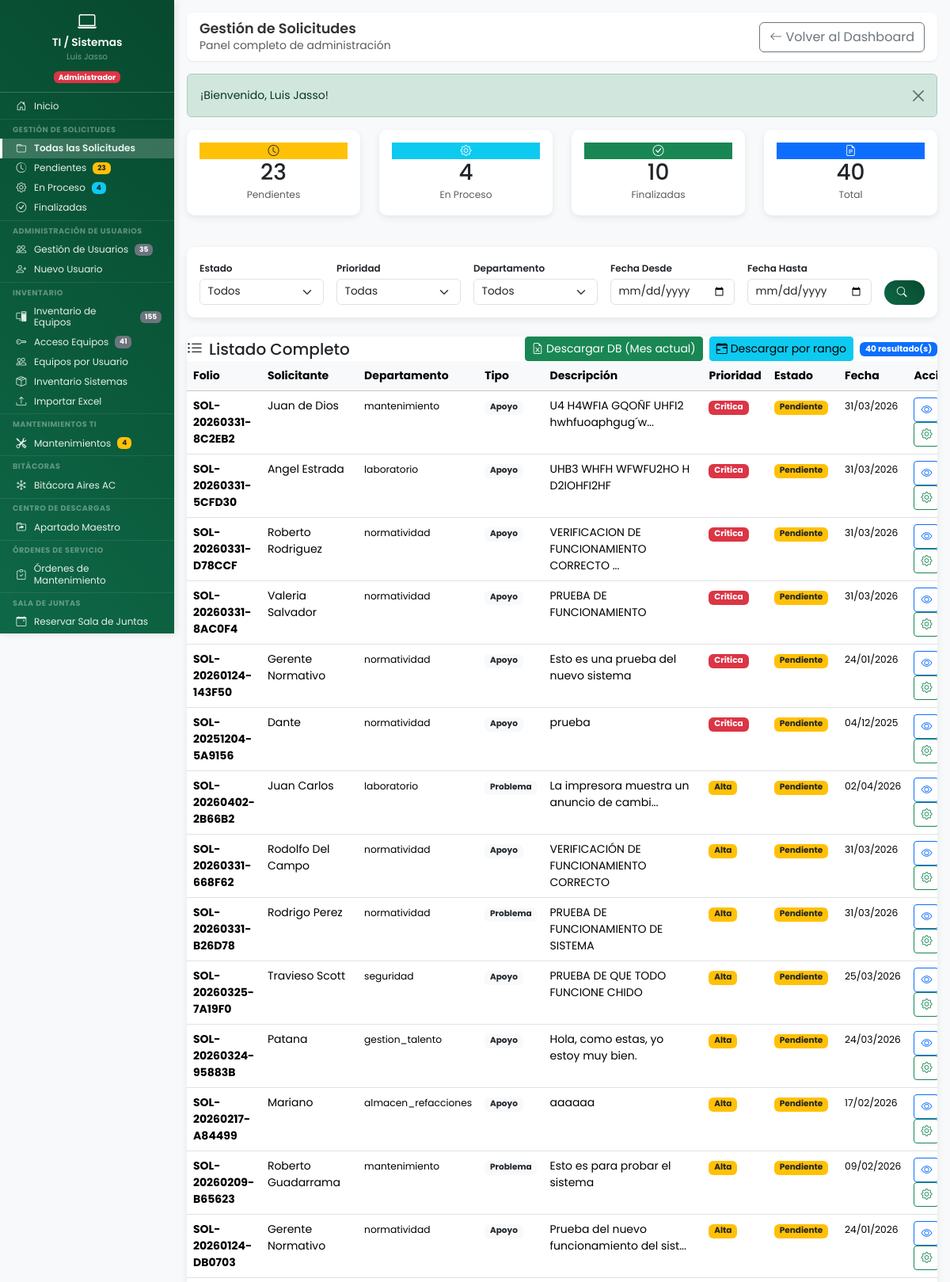
The page /ti_sistemas/gestion_solicitudes.php (signed in, upper part) on the database its author committed.
### tables this page shows
CREATE TABLE `solicitudes_atencion` (
  `id` int(11) NOT NULL,
  `folio` varchar(50) NOT NULL,
  `usuario_id` int(11) NOT NULL,
  `departamento` varchar(100) NOT NULL,
  `nombre_solicitante` varchar(200) DEFAULT NULL,
  `departamento_id` int(11) DEFAULT NULL,
  `tipo_soporte` enum('Apoyo','Problema') NOT NULL DEFAULT 'Problema',
  `tipo_apoyo` varchar(255) DEFAULT NULL,
  `tipo_problema` varchar(255) DEFAULT NULL,
  `descripcion` text NOT NULL,
  `prioridad` enum('baja','media','alta','critica') NOT NULL DEFAULT 'media',
  `estado` enum('pendiente','en_proceso','finalizada','cancelada') NOT NULL DEFAULT 'pendiente',
  `atendido_por` int(11) DEFAULT NULL,
  `fecha_atencion` datetime DEFAULT NULL,
  `comentarios_ti` text DEFAULT NULL,
  `fecha_actualizacion` datetime DEFAULT NULL,
  `fecha_creacion` datetime NOT NULL DEFAULT current_timestamp()
);

CREATE TABLE `usuarios` (
  `id` int(11) NOT NULL,
  `nombre_completo` varchar(150) NOT NULL,
  `no_nomina` varchar(20) DEFAULT NULL COMMENT 'Número de nómina del empleado',
  `puesto` varchar(100) DEFAULT NULL COMMENT 'Puesto del empleado',
  `fecha_ingreso` date DEFAULT NULL COMMENT 'Fecha de ingreso a la empresa',
  `periodo_pago` enum('quincenal','semanal') DEFAULT NULL COMMENT 'Periodo de pago del empleado',
  `empresa` enum('resimex','carganova') DEFAULT NULL COMMENT 'Empresa del empleado',
  `jornada` enum('lunes_viernes','lunes_sabado') DEFAULT 'lunes_sabado' COMMENT 'Tipo de jornada laboral',
  `usuario` varchar(50) NOT NULL,
  `password` varchar(255) NOT NULL,
  `departamento` varchar(100) NOT NULL,
  `departamento_id` int(11) DEFAULT NULL,
  `es_colaborativo` tinyint(1) NOT NULL DEFAULT 0,
  `activo` tinyint(1) NOT NULL DEFAULT 1,
  `es_admin_area` tinyint(1) DEFAULT 0 COMMENT 'Rol Administrativo/Jefe de área para Vacaciones (1=Sí, 0=No)',
  `fecha_registro` datetime NOT NULL DEFAULT current_timestamp(),
  `ultimo_acceso` datetime DEFAULT NULL,
  `created_by` int(11) DEFAULT NULL COMMENT 'ID del usuario que creó este registro',
  `updated_at` datetime DEFAULT NULL COMMENT 'Fecha y hora de última actualización',
  `updated_by` int(11) DEFAULT NULL COMMENT 'ID del usuario que realizó la última actualización'
);

### ti_sistemas/gestion_solicitudes.php (the view, shortened to what the rows shown need)
<?php
try {
    $pdo = conectarDB();
    $sql = "SELECT s.*,
                   COALESCE(s.nombre_solicitante, u.nombre_completo) as solicitante_nombre,
                   u.departamento
            FROM solicitudes_atencion s
            INNER JOIN usuarios u ON s.usuario_id = u.id
            WHERE 1=1";
    $params = [];
    $sql .= " ORDER BY
              CASE s.estado
                  WHEN 'pendiente' THEN 1
                  WHEN 'en_proceso' THEN 2
                  ELSE 3
              END,
              CASE s.prioridad
                  WHEN 'critica' THEN 1
                  WHEN 'alta' THEN 2
                  WHEN 'media' THEN 3
                  WHEN 'baja' THEN 4
              END,
              s.fecha_creacion DESC";
    $stmt = $pdo->prepare($sql);
    $stmt->execute($params);
    $solicitudes = $stmt->fetchAll();
} catch (Exception $e) {
    establecer_alerta('error', 'Error al cargar solicitudes: ' . $e->getMessage());
    $solicitudes = [];
    $contadores = ['pendientes' => 0, 'en_proceso' => 0, 'finalizadas' => 0, 'total' => 0];
    $departamentos = [];
}
function obtener_badge_estado($estado) {
    $badges = [
        'pendiente' => 'bg-warning text-dark',
        'en_proceso' => 'bg-info text-dark',
        'finalizada' => 'bg-success',
        'cancelada' => 'bg-secondary'
    ];
    return $badges[$estado] ?? 'bg-secondary';
}
function obtener_badge_prioridad($prioridad) {
    $badges = [
        'critica' => 'bg-danger',
        'alta' => 'bg-warning text-dark',
        'media' => 'bg-info text-dark',
        'baja' => 'bg-secondary'
    ];
    return $badges[$prioridad] ?? 'bg-secondary';
}
?>
<!DOCTYPE html>
<html lang="es">
<head>
    <link href="https://cdn.jsdelivr.net/npm/bootstrap@5.3.2/dist/css/bootstrap.min.css" rel="stylesheet">
    <link rel="stylesheet" href="https://cdn.jsdelivr.net/npm/bootstrap-icons@1.11.1/font/bootstrap-icons.css">
    <link rel="stylesheet" href="<?php echo URL_BASE; ?>assets/css/dashboard.css">
    <link rel="stylesheet" href="<?php echo URL_BASE; ?>assets/css/base/variables.css">
    <link rel="stylesheet" href="<?php echo URL_BASE; ?>assets/css/components/sidebar.css">
    <link rel="stylesheet" href="<?php echo URL_BASE; ?>assets/css/components/hamburger.css">
    <link rel="stylesheet" href="<?php echo URL_BASE; ?>assets/css/layouts/dashboard-layout.css">
    <link rel="stylesheet" href="<?php echo URL_BASE; ?>assets/css/utilities/responsive.css">
</head>
<body>
    <div class="dashboard-container">
        <main class="main-content">
            <div class="content-wrapper">
                <div class="top-navbar d-flex justify-content-between align-items-center">
                    <div>
                        <h2 class="welcome-text">Gestión de Solicitudes</h2>
                    </div>
                </div>
                <div class="card card-custom">
                    <div class="card-body p-0">
                        <?php if (empty($solicitudes)): ?>
                        <div class="text-center py-5">
                            <i class="bi bi-inbox fs-1 text-muted"></i>
                            <p class="text-muted mt-3 mb-0">No hay solicitudes para mostrar</p>
                        </div>
                        <?php else: ?>
                        <div class="table-responsive">
                            <table class="table table-hover mb-0">
                                <thead class="table-light">
                                    <tr>
                                        <th>Folio</th>
                                        <th>Solicitante</th>
                                        <th>Departamento</th>
                                        <th>Tipo</th>
                                        <th>Descripción</th>
                                        <th>Prioridad</th>
                                        <th>Estado</th>
                                        <th>Fecha</th>
                                        <th>Acciones</th>
                                    </tr>
                                </thead>
                                <tbody>
                                    <?php foreach ($solicitudes as $sol): ?>
                                    <tr>
                                        <td>
                                            <strong><?php echo htmlspecialchars($sol['folio']); ?></strong>
                                        </td>
                                        <td><?php echo htmlspecialchars($sol['solicitante_nombre']); ?></td>
                                        <td>
                                            <small><?php echo htmlspecialchars($sol['departamento']); ?></small>
                                        </td>
                                        <td>
                                            <span class="badge bg-light text-dark">
                                                <?php echo htmlspecialchars($sol['tipo_soporte']); ?>
                                            </span>
                                        </td>
                                        <td>
                                            <?php
                                            $desc = htmlspecialchars($sol['descripcion']);
                                            echo strlen($desc) > 40 ? substr($desc, 0, 40) . '...' : $desc;
                                            ?>
                                        </td>
                                        <td>
                                            <span class="badge <?php echo obtener_badge_prioridad($sol['prioridad']); ?>">
                                                <?php echo ucfirst($sol['prioridad']); ?>
                                            </span>
                                        </td>
                                        <td>
                                            <span class="badge <?php echo obtener_badge_estado($sol['estado']); ?>">
                                                <?php echo obtener_texto_estado($sol['estado']); ?>
                                            </span>
                                        </td>
                                        <td>
                                            <small><?php echo formatear_fecha($sol['fecha_creacion']); ?></small>
                                        </td>
                                        <td>
                                            <a href="<?php echo URL_BASE; ?>solicitudes/ver.php?folio=<?php echo urlencode($sol['folio']); ?>"
                                               class="btn btn-sm btn-outline-primary" title="Ver detalle">
                                                <i class="bi bi-eye"></i>
                                            </a>
                                            <?php if ($sol['estado'] != 'finalizada' && $sol['estado'] != 'cancelada'): ?>
                                            <a href="<?php echo URL_BASE; ?>ti_sistemas/cambiar_estado.php?folio=<?php echo urlencode($sol['folio']); ?>"
                                               class="btn btn-sm btn-outline-success" title="Gestionar">
                                                <i class="bi bi-gear"></i>
                                            </a>
                                            <?php endif; ?>
                                        </td>
                                    </tr>
                                    <?php endforeach; ?>
                                </tbody>
                            </table>
                        </div>
                        <?php endif; ?>
                    </div>
                </div>
            </div>
        </main>
    </div>
</body>
</html>

### rows shown on the page
solicitudes_atencion: folio "SOL-20260331-8C2EB2", solicitante_nombre "Juan de Dios", usuario.departamento "mantenimiento", tipo_soporte "Apoyo", descripcion "U4 H4WFIA GQOÑF UHFI2 hwhfuoaphgug´w", prioridad "Critica", estado "Pendiente", fecha_creacion "31/03/2026"
solicitudes_atencion: folio "SOL-20260331-5CFD30", solicitante_nombre "Angel Estrada", usuario.departamento "laboratorio", tipo_soporte "Apoyo", descripcion "UHB3 WHFH WFWFU2HO H D2IOHFI2HF", prioridad "Critica", estado "Pendiente", fecha_creacion "31/03/2026"
solicitudes_atencion: folio "SOL-20260331-D78CCF", solicitante_nombre "Roberto Rodriguez", usuario.departamento "normatividad", tipo_soporte "Apoyo", descripcion "VERIFICACION DE FUNCIONAMIENTO CORRECTO", prioridad "Critica", estado "Pendiente", fecha_creacion "31/03/2026"
solicitudes_atencion: folio "SOL-20260331-8AC0F4", solicitante_nombre "Valeria Salvador", usuario.departamento "normatividad", tipo_soporte "Apoyo", descripcion "PRUEBA DE FUNCIONAMIENTO", prioridad "Critica", estado "Pendiente", fecha_creacion "31/03/2026"
solicitudes_atencion: folio "SOL-20260124-143F50", solicitante_nombre "Gerente Normativo", usuario.departamento "normatividad", tipo_soporte "Apoyo", descripcion "Esto es una prueba del nuevo sistema", prioridad "Critica", estado "Pendiente", fecha_creacion "24/01/2026"
solicitudes_atencion: folio "SOL-20251204-5A9156", solicitante_nombre "Dante", usuario.departamento "normatividad", tipo_soporte "Apoyo", descripcion "prueba", prioridad "Critica", estado "Pendiente", fecha_creacion "04/12/2025"
solicitudes_atencion: folio "SOL-20260402-2B66B2", solicitante_nombre "Juan Carlos", usuario.departamento "laboratorio", tipo_soporte "Problema", descripcion "La impresora muestra un anuncio de cambi", prioridad "Alta", estado "Pendiente", fecha_creacion "02/04/2026"
solicitudes_atencion: folio "SOL-20260331-668F62", solicitante_nombre "Rodolfo Del Campo", usuario.departamento "normatividad", tipo_soporte "Apoyo", descripcion "VERIFICACIÓN DE FUNCIONAMIENTO CORRECTO", prioridad "Alta", estado "Pendiente", fecha_creacion "31/03/2026"
solicitudes_atencion: folio "SOL-20260331-B26D78", solicitante_nombre "Rodrigo Perez", usuario.departamento "normatividad", tipo_soporte "Problema", descripcion "PRUEBA DE FUNCIONAMIENTO DE SISTEMA", prioridad "Alta", estado "Pendiente", fecha_creacion "31/03/2026"
solicitudes_atencion: folio "SOL-20260325-7A19F0", solicitante_nombre "Travieso Scott", usuario.departamento "seguridad", tipo_soporte "Apoyo", descripcion "PRUEBA DE QUE TODO FUNCIONE CHIDO", prioridad "Alta", estado "Pendiente", fecha_creacion "25/03/2026"
solicitudes_atencion: folio "SOL-20260324-95883B", solicitante_nombre "Patana", usuario.departamento "gestion_talento", tipo_soporte "Apoyo", descripcion "Hola, como estas, yo estoy muy bien.", prioridad "Alta", estado "Pendiente", fecha_creacion "24/03/2026"
solicitudes_atencion: folio "SOL-20260217-A84499", solicitante_nombre "Mariano", usuario.departamento "almacen_refacciones", tipo_soporte "Apoyo", descripcion "aaaaaa", prioridad "Alta", estado "Pendiente", fecha_creacion "17/02/2026"
solicitudes_atencion: folio "SOL-20260209-B65623", solicitante_nombre "Roberto Guadarrama", usuario.departamento "mantenimiento", tipo_soporte "Problema", descripcion "Esto es para probar el sistema", prioridad "Alta", estado "Pendiente", fecha_creacion "09/02/2026"
solicitudes_atencion: folio "SOL-20260124-DB0703", solicitante_nombre "Gerente Normativo", usuario.departamento "normatividad", tipo_soporte "Apoyo", descripcion "Prueba del nuevo funcionamiento del sist", prioridad "Alta", estado "Pendiente", fecha_creacion "24/01/2026"

### other values the page prints
$_SESSION['nombre_completo'] "Luis Jasso"
$stats_sidebar['pendientes'] "23"
$stats_sidebar['en_proceso'] "4"
$total_usuarios "35"
$total_equipos "155"
$total_acceso "41"
$mant_pendientes "4"
$alerta['mensaje'] "¡Bienvenido, Luis Jasso!"
$contadores['pendientes'] "23"
$contadores['en_proceso'] "4"
$contadores['finalizadas'] "10"
$contadores['total'] "40"
count($solicitudes) "40"
